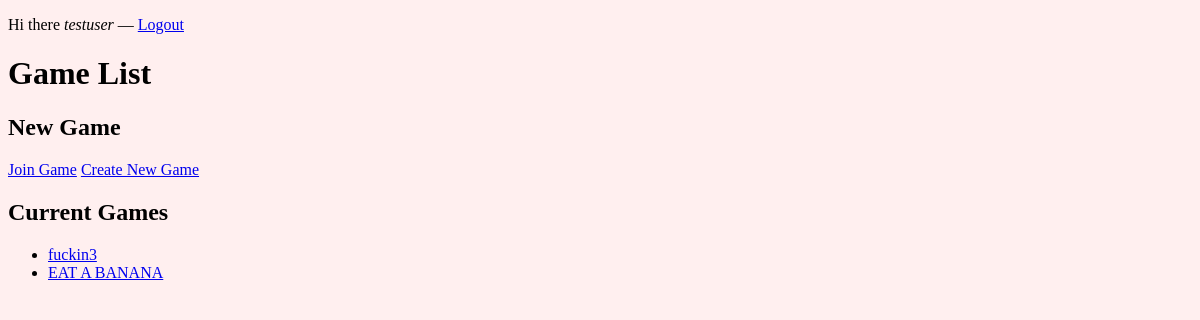
/game (signed in), run on an earlier commit of the app's database.
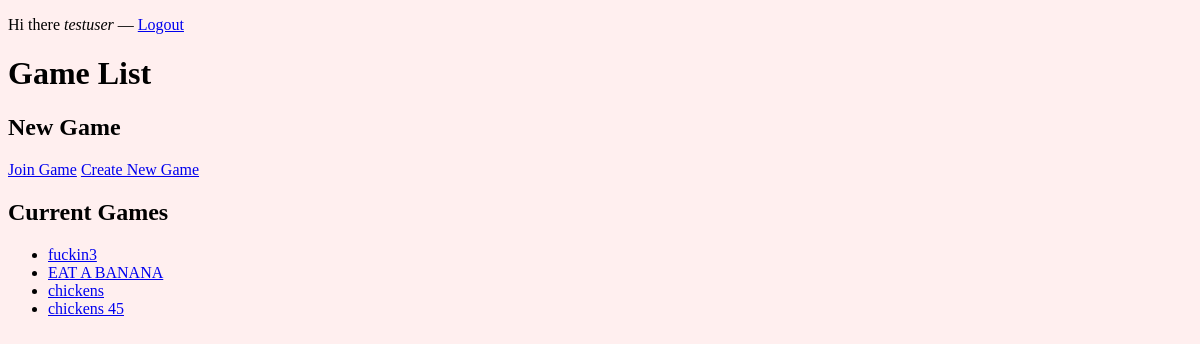
And on a later commit of the database.
### peppercat/models.py (models this page shows, shortened)
class User(db.Model):
	__tablename__ = 'users'
	id       = db.Column(db.Integer, primary_key = True)
	email    = db.Column(db.String(), unique = True)
	username = db.Column(db.String(), unique = True)
	password = db.Column(db.String())
	games = db.relationship('Game', secondary = users_games, backref = db.backref('users', lazy = 'dynamic'))

class Game(db.Model):
	__tablename__ = 'games'
	id            = db.Column(db.Integer, primary_key = True)
	name          = db.Column(db.String())
	date          = db.Column(db.DateTime())
	private       = db.Column(db.Boolean())
	current_scene = db.Column(db.Integer, db.ForeignKey('scenes.id'))

### peppercat/routes.py (the view)
@app.route('/game')
def gamelist():
	if 'email' not in session:
		return redirect(url_for('login'))
	gamelist = User.query.filter_by(email = session['email']).first().games
	return render_template('gamelist.html', gamelist = gamelist, user = session['username'])

### peppercat/templates/gamelist.html (shortened to what this page needs)
{% extends "layout.html" %}
{% block content %}
	<p>Hi there <em>{{ user }}</em> &mdash; <a href="{{ url_for('logout') }}">Logout</a></p>
	<h1>Game List</h1>
	<h2>New Game</h2>
	<a href="{{ url_for('join_game') }}">Join Game</a>
	<a href="{{ url_for('create_game') }}">Create New Game</a>
	<h2>Current Games</h2>
	{% if gamelist %}
		<ul>
		{% for game in gamelist %}
			<li><a href="{{ url_for('game', game = game.id) }}">{{ game.name }}</a></li>
		{% endfor %}
		</ul>
	{% endif %}
{% endblock %}

### peppercat/templates/layout.html (shortened to what this page needs)
<!doctype html>
<html lang="en">
<head>
    <link rel="stylesheet" href="{{ url_for('static', filename='css/main.css') }}">
</head>
<body>
{% block content %}
{% endblock %}
</body>
</html>

### peppercat/client/css/main.css (style rules this page uses)
body { background-color: #ffefef; }

What changed in the data, as far as the page shows it:
added Game: name "chickens"
added Game: name "chickens 45"
